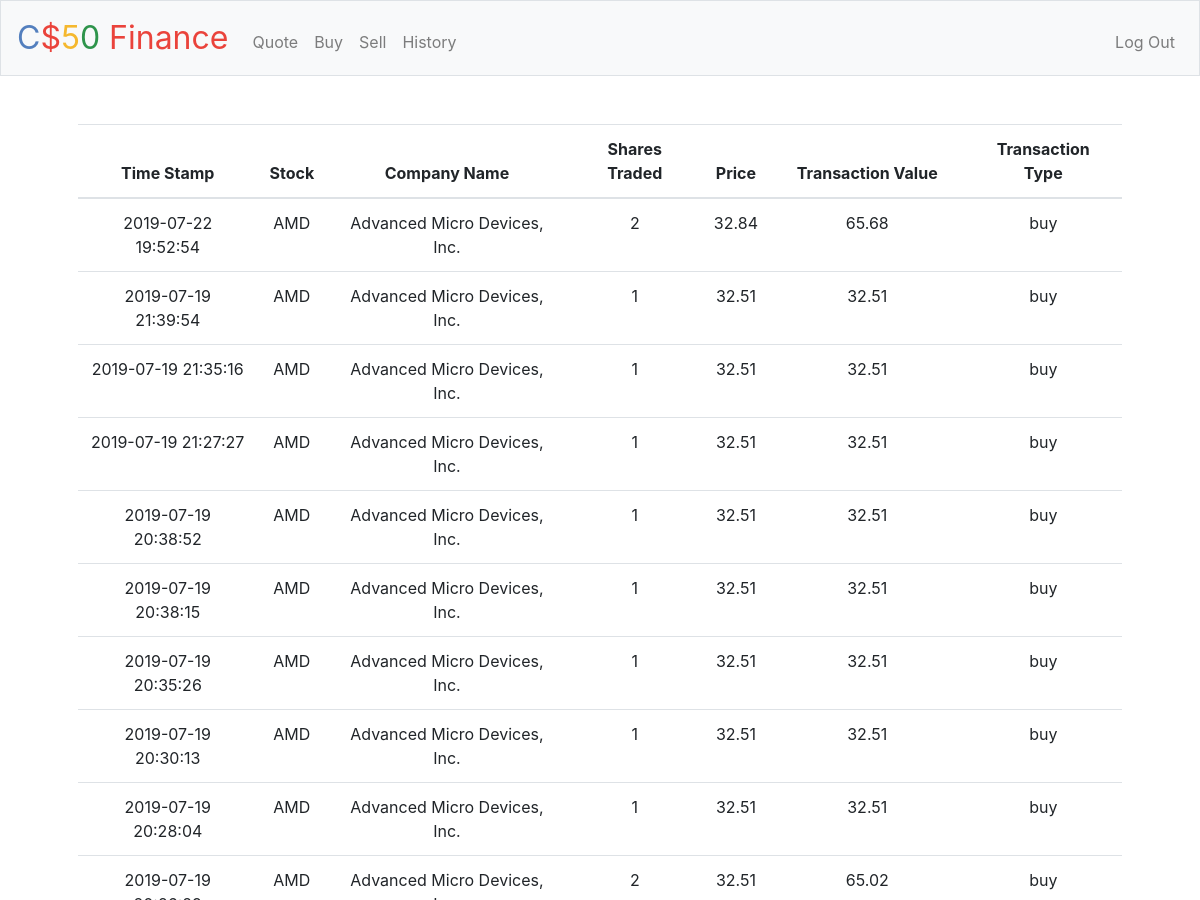
The page /history (signed in, upper part) on the database as committed earlier.
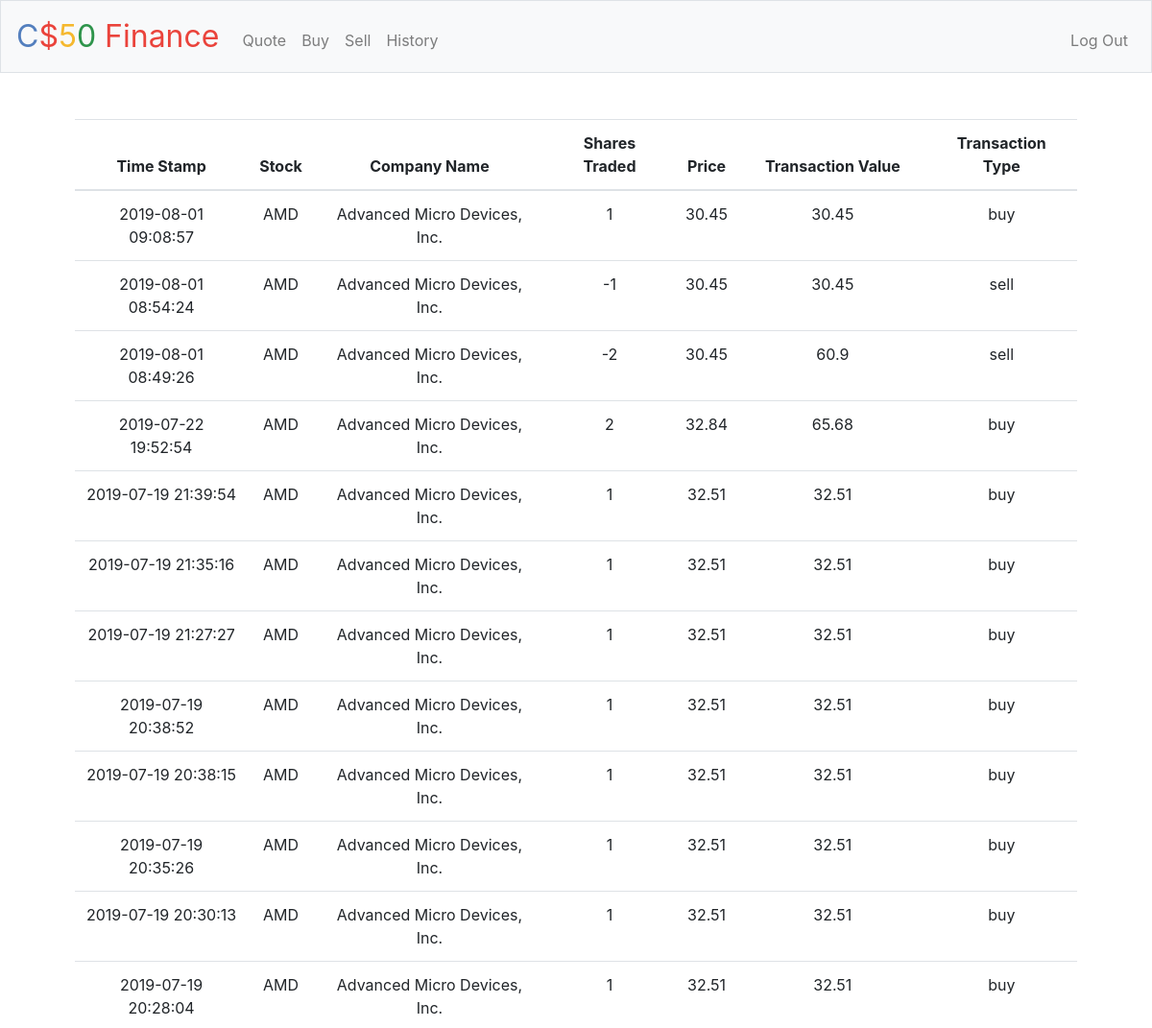
The same page on the database as committed later.
### tables this page shows
CREATE TABLE 'transactions' ('transid' INTEGER PRIMARY KEY AUTOINCREMENT NOT NULL, 'id' INTEGER NOT NULL, 'type' TEXT NOT NULL, 'timestamp' DATETIME DEFAULT CURRENT_TIMESTAMP, 'symbol' TEXT NOT NULL, 'company' TEXT NOT NULL, 'price' REAL NOT NULL, 'quantity'  INTEGER NOT NULL  , 'tranvalue' REAL  NOT NULL);

### application.py (the view)
@app.route("/history")
@login_required
def history():
    rows = db.execute("SELECT * FROM transactions WHERE id= :id", id = session["user_id"])
    rows.reverse()
    return render_template("transaction.html", rows=rows)

### application.py (called while the page is built)
@app.after_request
def after_request(response):
    response.headers["Cache-Control"] = "no-cache, no-store, must-revalidate"
    response.headers["Expires"] = 0
    response.headers["Pragma"] = "no-cache"
    return response

### helpers.py (called while the page is built)
def login_required(f):
    @wraps(f)
    def decorated_function(*args, **kwargs):
        if session.get("user_id") is None:
            return redirect("/login")
        return f(*args, **kwargs)
    return decorated_function

### templates/transaction.html (shortened to what this page needs)
{% extends "layout.html" %}
{% block main %}
<table class = "table">
        <thead>
            <tr>
            <th scope = "col">Time Stamp</th>
            <th scope = "col">Stock</th>
            <th scope = "col">Company Name</th>
            <th scope = "col">Shares Traded</th>
            <th scope = "col">Price</th>
            <th scope = "col">Transaction Value</th>
            <th scope = "col">Transaction Type</th>
            </tr>
        </thead>
        <tbody>
        {% for row in rows %}
        <tr>
        <td>{{row["timestamp"]}}</td>
        <td>{{row["symbol"]}}</td>
        <td>{{row["company"]}}</td>
        <td>{{row["quantity"]}}</td>
        <td>{{row["price"]}}</td>
        <td>{{row["tranvalue"]}}</td>
        <td>{{row["type"]}}</td>
        </tr>
        {% endfor %}
        </tbody>
    </table>
{% endblock %}

### templates/layout.html (shortened to what this page needs)
<!DOCTYPE html>
<html lang="en">
    <head>
        <link href="https://maxcdn.bootstrapcdn.com/bootstrap/4.1.3/css/bootstrap.min.css" rel="stylesheet">
        <link href="/static/styles.css" rel="stylesheet">
    </head>
    <body>
        <nav class="navbar navbar-expand-md navbar-light bg-light border">
            <a class="navbar-brand" href="/"><span class="blue">C</span><span class="red">$</span><span class="yellow">5</span><span class="green">0</span> <span class="red">Finance</span></a>
            <div class="collapse navbar-collapse" id="navbar">
                {% if session.user_id %}
                    <ul class="navbar-nav mr-auto mt-2">
                        <li class="nav-item"><a class="nav-link" href="/quote">Quote</a></li>
                        <li class="nav-item"><a class="nav-link" href="/buy">Buy</a></li>
                        <li class="nav-item"><a class="nav-link" href="/sell">Sell</a></li>
                        <li class="nav-item"><a class="nav-link" href="/history">History</a></li>
                    </ul>
                    <ul class="navbar-nav ml-auto mt-2">
                        <li class="nav-item"><a class="nav-link" href="/logout">Log Out</a></li>
                    </ul>
                {% else %}
                    <ul class="navbar-nav ml-auto mt-2">
                        <li class="nav-item"><a class="nav-link" href="/register">Register</a></li>
                        <li class="nav-item"><a class="nav-link" href="/login">Log In</a></li>
                    </ul>
                {% endif %}
            </div>
        </nav>
        <main class="container p-5">
            {% block main %}{% endblock %}
        </main>
    </body>
</html>

### static/styles.css (style rules this page uses)
nav .navbar-brand { font-size: xx-large; }
nav .navbar-brand .blue { color: #537fbe; }
nav .navbar-brand .red { color: #ea433b; }
nav .navbar-brand .yellow { color: #f5b82e; }
nav .navbar-brand .green { color: #2e944b; }
main { overflow-x: auto; text-align: center; }

Rows that differ between the two databases and show on the page:
no longer on this page (row unchanged): transactions: symbol "AMD", quantity "2", price "32.51", tranvalue "65.02", type "buy"
added transactions: timestamp "2019-08-01 09:08:57", symbol "AMD", company "Advanced Micro Devices, Inc.", quantity "1", price "30.45", tranvalue "30.45", type "buy"
added transactions: timestamp "2019-08-01 08:54:24", symbol "AMD", company "Advanced Micro Devices, Inc.", quantity "-1", price "30.45", tranvalue "30.45", type "sell"
added transactions: timestamp "2019-08-01 08:49:26", symbol "AMD", company "Advanced Micro Devices, Inc.", quantity "-2", price "30.45", tranvalue "60.9", type "sell"
